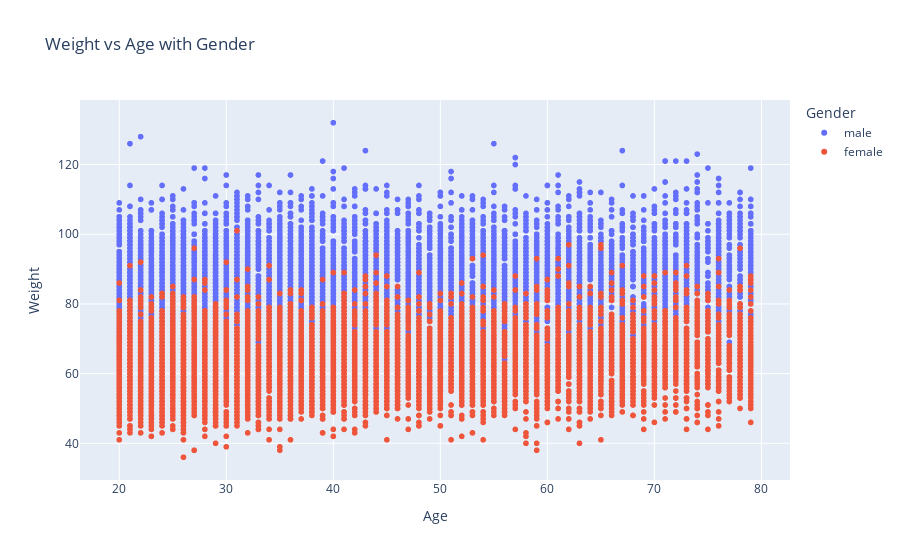

This figure's notebook cell:
### Code cell
fig = px.scatter(df, x='Age', y='Weight', color='Gender', title='Weight vs Age with Gender', labels={'Age': 'Age', 'Weight': 'Weight'})
fig.show()

### Figure 1 — Plotly figure (JSON) as saved in the notebook; plotly's stock layout.template omitted (floating-point values rounded to 4 significant figures; data arrays with more than 128 entries replaced by an {"elided": "..."} marker saying what was removed)
{"data": [{"hovertemplate": "Gender=male<br>Age=%{x}<br>Weight=%{y}<extra></extra>", "legendgroup": "male", "marker": {"color": "#636efa", "symbol": "circle"}, "mode": "markers", "name": "male", "showlegend": true, "type": "scattergl", "x": {"elided": "7447 int values"}, "xaxis": "x", "y": {"elided": "7447 int values"}, "yaxis": "y"}, {"hovertemplate": "Gender=female<br>Age=%{x}<br>Weight=%{y}<extra></extra>", "legendgroup": "female", "marker": {"color": "#EF553B", "symbol": "circle"}, "mode": "markers", "name": "female", "showlegend": true, "type": "scattergl", "x": {"elided": "7553 int values"}, "xaxis": "x", "y": {"elided": "7553 int values"}, "yaxis": "y"}], "layout": {"legend": {"title": {"text": "Gender"}, "tracegroupgap": 0}, "title": {"text": "Weight vs Age with Gender"}, "xaxis": {"anchor": "y", "domain": [0, 1], "title": {"text": "Age"}}, "yaxis": {"anchor": "x", "domain": [0, 1], "title": {"text": "Weight"}}}}
